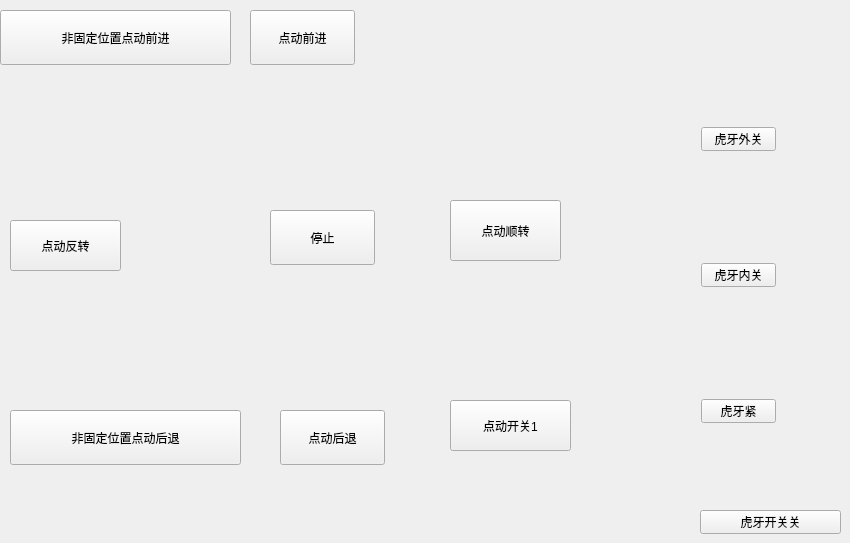
        <widget class="QWidget" name="page_13">
         <widget class="QPushButton" name="pushButton_214">
          <property name="geometry">
           <rect>
            <x>450</x>
            <y>200</y>
            <width>111</width>
            <height>61</height>
           </rect>
          </property>
          <property name="text">
           <string>点动顺转</string>
          </property>
          <property name="autoExclusive">
           <bool>true</bool>
          </property>
         </widget>
         <widget class="QPushButton" name="pushButton_233">
          <property name="geometry">
           <rect>
            <x>10</x>
            <y>410</y>
            <width>231</width>
            <height>55</height>
           </rect>
          </property>
          <property name="text">
           <string>非固定位置点动后退</string>
          </property>
          <property name="autoExclusive">
           <bool>true</bool>
          </property>
         </widget>
         <widget class="QPushButton" name="pushButton_222">
          <property name="geometry">
           <rect>
            <x>270</x>
            <y>210</y>
            <width>105</width>
            <height>55</height>
           </rect>
          </property>
          <property name="text">
           <string>停止</string>
          </property>
          <property name="autoExclusive">
           <bool>true</bool>
          </property>
         </widget>
         <widget class="QPushButton" name="pushButton_216">
          <property name="geometry">
           <rect>
            <x>280</x>
            <y>410</y>
            <width>105</width>
            <height>55</height>
           </rect>
          </property>
          <property name="text">
           <string>点动后退</string>
          </property>
          <property name="autoExclusive">
           <bool>true</bool>
          </property>
         </widget>
         <widget class="QPushButton" name="pushButton_232">
          <property name="geometry">
           <rect>
            <x>0</x>
            <y>10</y>
            <width>231</width>
            <height>55</height>
           </rect>
          </property>
          <property name="text">
           <string>非固定位置点动前进</string>
          </property>
          <property name="autoExclusive">
           <bool>true</bool>
          </property>
         </widget>
         <widget class="QPushButton" name="pushButton_212">
          <property name="geometry">
           <rect>
            <x>250</x>
            <y>10</y>
            <width>105</width>
            <height>55</height>
           </rect>
          </property>
          <property name="text">
           <string>点动前进</string>
          </property>
          <property name="autoExclusive">
           <bool>true</bool>
          </property>
         </widget>
         <widget class="QPushButton" name="pushButton_211">
          <property name="geometry">
           <rect>
            <x>10</x>
            <y>220</y>
            <width>111</width>
            <height>51</height>
           </rect>
          </property>
          <property name="text">
           <string>点动反转</string>
          </property>
          <property name="autoExclusive">
           <bool>true</bool>
          </property>
         </widget>
         <widget class="QPushButton" name="pushButton_237">
          <property name="geometry">
           <rect>
            <x>450</x>
            <y>400</y>
            <width>121</width>
            <height>51</height>
           </rect>
          </property>
          <property name="text">
           <string>点动开关1</string>
          </property>
          <property name="checkable">
           <bool>true</bool>
          </property>
          <property name="autoExclusive">
           <bool>true</bool>
          </property>
         </widget>
         <widget class="QPushButton" name="pushButton_218">
          <property name="geometry">
           <rect>
            <x>701</x>
            <y>263</y>
            <width>75</width>
            <height>24</height>
           </rect>
          </property>
          <property name="text">
           <string>虎牙内关</string>
          </property>
          <property name="autoExclusive">
           <bool>true</bool>
          </property>
         </widget>
         <widget class="QPushButton" name="pushButton_219">
          <property name="geometry">
           <rect>
            <x>701</x>
            <y>399</y>
            <width>75</width>
            <height>24</height>
           </rect>
          </property>
          <property name="text">
           <string>虎牙紧</string>
          </property>
          <property name="autoExclusive">
           <bool>true</bool>
          </property>
         </widget>
         <widget class="QPushButton" name="pushButton_217">
          <property name="geometry">
           <rect>
            <x>701</x>
            <y>127</y>
            <width>75</width>
            <height>24</height>
           </rect>
          </property>
          <property name="text">
           <string>虎牙外关</string>
          </property>
          <property name="autoExclusive">
           <bool>true</bool>
          </property>
         </widget>
         <widget class="QPushButton" name="pushButton_231">
          <property name="geometry">
           <rect>
            <x>700</x>
            <y>510</y>
            <width>141</width>
            <height>24</height>
           </rect>
          </property>
          <property name="text">
           <string>虎牙开关关</string>
          </property>
          <property name="autoExclusive">
           <bool>true</bool>
          </property>
         </widget>
        </widget>
